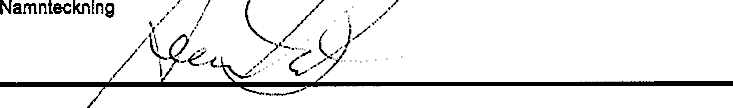
#> input picture testcrops/CroppedN-0117_Aon_197904233983.png, 733 x 108 px; its folder holds 4 pictures in this run
$ python resize.py   (older library calls are emulated)
#> lines starting #> are read from the running program, lines starting #| are printed output that depends on the picture
from PIL import Image, ImageOps
import os

from_directory = "testcrops"

def resize():
    max_width = 0
    max_height = 0
    for filename in os.listdir(from_directory):
        if filename.endswith(".png"):

            original_image = Image.open("testcrops/" + filename)
#> original_image is the input picture: PIL image 733x108 RGB; min 0, max 255, mean 236

            width, height = original_image.size
#> width = 733; height = 108
            """
            if width > 1000:
                print("File: " + filename)
            if width > max_width:
                max_width = width
            if height > max_height:
                max_height = height
            """
            size2 = (1000, 150)

            print(original_image.size)
#| (733, 108)
            fit_and_resized_image = ImageOps.fit(original_image, size2, Image.ANTIALIAS)
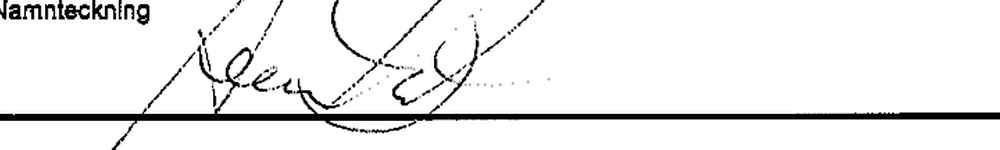
#> fit_and_resized_image: PIL image 1000x150 RGB; min 0, max 255, mean 236.1

            fit_and_resized_image.save("testcrops/test/" + filename, "png")
#> pass 2 of the loop in resize, `for filename in os.listdir(from_directory):`:
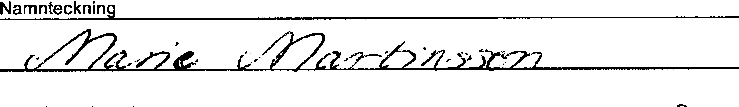
#> input picture testcrops/CroppedN-0813_Aon_197601130201.png, 739 x 107 px
#> in resize, original_image is the input picture: PIL image 739x107 RGB; min 0, max 255, mean 235.7
#| (739, 107)
#> in resize, `fit_and_resized_image = ImageOps.fit(original_image, size2, Image.ANTI..`:
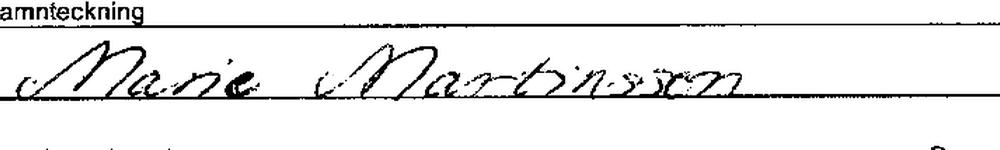
#> fit_and_resized_image: PIL image 1000x150 RGB; min 0, max 255, mean 235.3
#> pass 3 of the loop in resize, `for filename in os.listdir(from_directory):`:
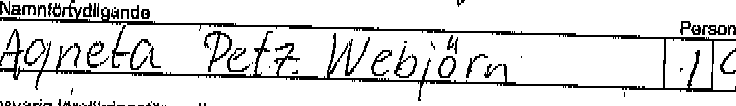
#> input picture testcrops/CroppedN-0815_Aon_194802250045.png, 736 x 106 px
#> in resize, original_image is the input picture: PIL image 736x106 RGB; 87.9% white; black in thin lines or dots
#| (736, 106)
#> in resize, `fit_and_resized_image = ImageOps.fit(original_image, size2, Image.ANTI..`:
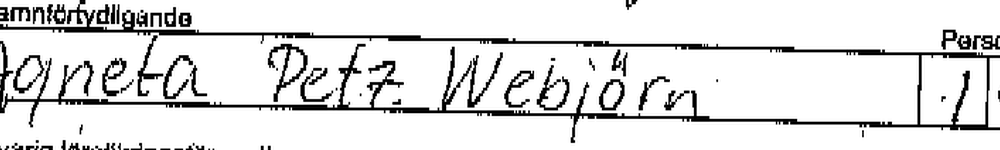
#> fit_and_resized_image: PIL image 1000x150 RGB; min 0, max 255, mean 224.8
#> the loop made 4 passes; the first 3 are shown

    print("Maxwidth: " + str(max_width))
    print("Maxheight: " + str(max_height))


if __name__ == "__main__":
    resize()
